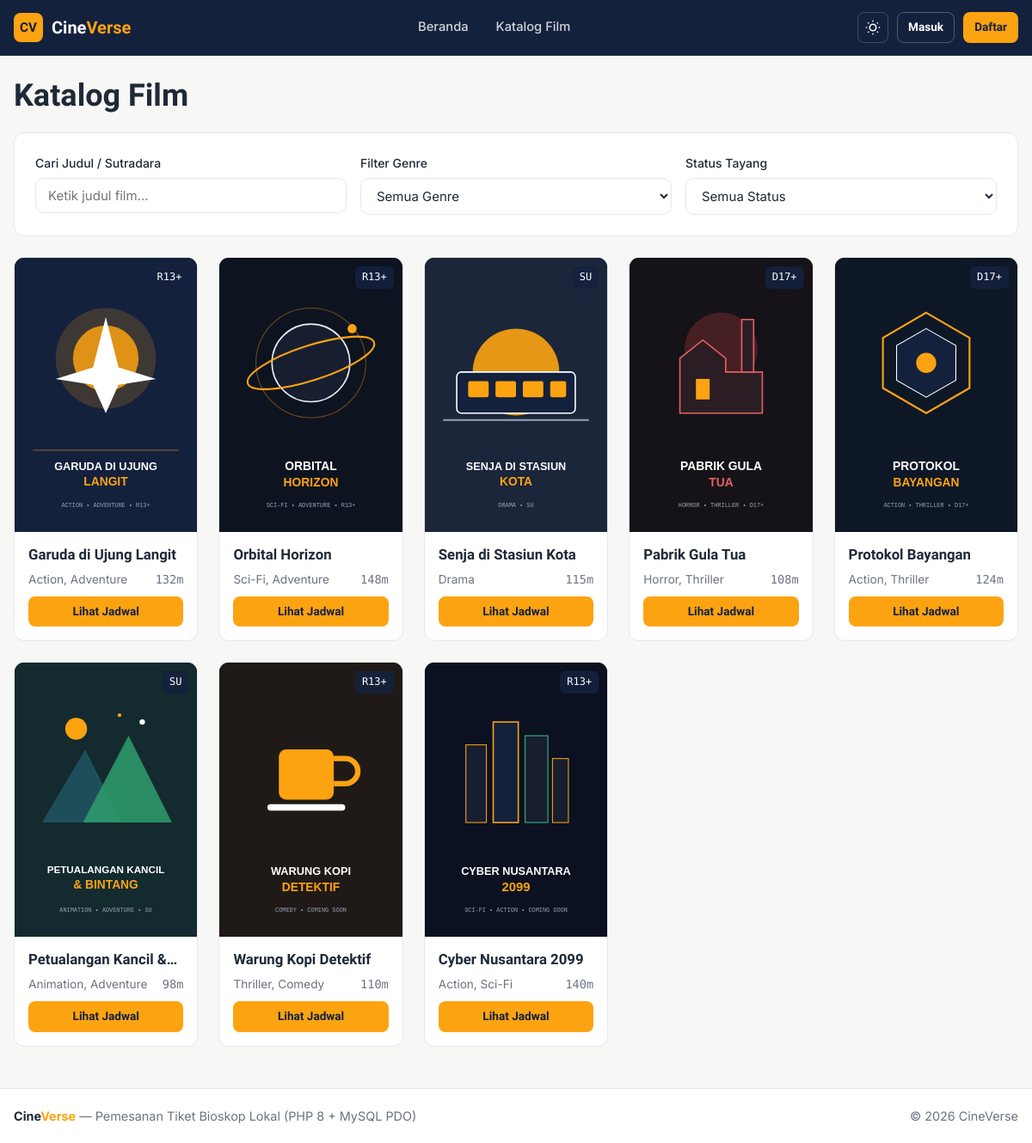
The app's page /movies.php with its own data.
### tables this page shows
CREATE TABLE movies (
    id INT AUTO_INCREMENT PRIMARY KEY,
    title VARCHAR(150) NOT NULL,
    synopsis TEXT NOT NULL,
    duration_min INT NOT NULL DEFAULT 120,
    release_date DATE DEFAULT NULL,
    age_rating ENUM('SU', 'R13+', 'D17+', 'D21+') NOT NULL DEFAULT 'R13+',
    language VARCHAR(50) NOT NULL DEFAULT 'Indonesia',
    director VARCHAR(100) DEFAULT NULL,
    cast_list VARCHAR(255) DEFAULT NULL,
    poster VARCHAR(255) DEFAULT 'poster-1.svg',
    trailer_url VARCHAR(255) DEFAULT NULL,
    status ENUM('now_showing', 'coming_soon', 'archived') NOT NULL DEFAULT 'now_showing',
    created_at DATETIME NOT NULL DEFAULT CURRENT_TIMESTAMP
);

### includes/functions.php (called while the page is built, shortened)
<?php
require_once __DIR__ . '/auth.php';
function e(?string $str): string
{
    return htmlspecialchars((string)$str, ENT_QUOTES, 'UTF-8');
}
function posterUrl(?string $poster): string
{
    return baseUrl('uploads/' . $poster);
}

### includes/auth.php (called while the page is built, shortened)
<?php
function baseUrl(string $path = ''): string
{
    $scriptDir = str_replace('\\', '/', dirname($_SERVER['SCRIPT_NAME']));
    $root = preg_replace('#/(public|user|operator|admin|api)$#', '', $scriptDir);
    $root = rtrim($root, '/');
    return $root . '/' . ltrim($path, '/');
}

### public/movies.php (the view, shortened to what this page needs)
<?php
require_once __DIR__ . '/../includes/layout/header.php';
$searchQuery = trim($_GET['q'] ?? '');
$sql = "
    SELECT m.*, GROUP_CONCAT(g.name SEPARATOR ', ') AS genres
    FROM movies m
    LEFT JOIN movie_genres mg ON mg.movie_id = m.id
    LEFT JOIN genres g ON g.id = mg.genre_id
    WHERE m.status != 'archived'
";
$params = [];
$sql .= " GROUP BY m.id ORDER BY m.status ASC, m.id ASC";
$stmt = $pdo->prepare($sql);
$stmt->execute($params);
$movies = $stmt->fetchAll();
?>
<div class="section-header">
    <h1>Katalog Film</h1>
</div>
<div class="card" style="margin-bottom:24px;">
    <form method="GET" class="form-row" onsubmit="return false;">
        <div class="form-group" style="margin-bottom:0;">
            <label for="liveSearch">Cari Judul / Sutradara</label>
            <input type="text" id="liveSearch" name="q" value="<?= e($searchQuery) ?>" placeholder="Ketik judul film...">
        </div>
        <div class="form-group" style="margin-bottom:0;">
            <label for="genreFilter">Filter Genre</label>
            <select id="genreFilter" name="genre">
                <option value="">Semua Genre</option>
            </select>
        </div>
        <div class="form-group" style="margin-bottom:0;">
            <label for="statusFilter">Status Tayang</label>
            <select id="statusFilter" name="status">
                <option value="">Semua Status</option>
            </select>
        </div>
    </form>
</div>
<div id="catalogGrid" class="movie-grid" data-api-url="<?= e(baseUrl('api/movies.php')) ?>">
    <?php foreach ($movies as $m): ?>
        <article class="movie-card">
            <a href="movie.php?id=<?= (int)$m['id'] ?>" class="movie-poster-wrap">
                <img src="<?= e(posterUrl($m['poster'])) ?>" alt="<?= e($m['title']) ?>" class="movie-poster">
                <span class="age-badge"><?= e($m['age_rating']) ?></span>
            </a>
            <div class="movie-body">
                <h3 class="movie-title"><a href="movie.php?id=<?= (int)$m['id'] ?>"><?= e($m['title']) ?></a></h3>
                <div class="movie-meta">
                    <span><?= e($m['genres'] ?: '-') ?></span>
                    <span class="mono"><?= (int)$m['duration_min'] ?>m</span>
                </div>
                <a href="movie.php?id=<?= (int)$m['id'] ?>" class="btn btn-primary btn-sm" style="margin-top:auto;">Lihat Jadwal</a>
            </div>
        </article>
    <?php endforeach; ?>
</div>
<?php require_once __DIR__ . '/../includes/layout/footer.php'; ?>

### assets/css/style.css (style rules this page uses)
:root, [data-theme="light"] { --bg: #F7F7F5; --surface: #FFFFFF; --surface-alt: #F1F2F6; --text: #1F2937; --text-muted: #6B7280; --primary: #14213D; --accent: #FCA311; --accent-hover: #E59009; --success: #2E9E6B; --danger: #D64545; --border: #E5E7EB; --shadow: 0 4px 16px rgba(20, 33, 61, 0.06); }
*, *::before, *::after { box-sizing: border-box; margin: 0; padding: 0; }
body { font-family: 'Inter', system-ui, -apple-system, sans-serif; font-size: 16px; line-height: 1.6; background-color: var(--bg); color: var(--text); min-height: 100dvh; display: flex; flex-direction: column; }
h1, h2, h3, h4, .brand { font-family: 'Plus Jakarta Sans', sans-serif; line-height: 1.25; text-wrap: balance; color: var(--text); }
h1 { font-size: clamp(1.75rem, 3vw, 2.5rem); font-weight: 700; }
h3 { font-size: 1.25rem; font-weight: 600; }
a { color: inherit; text-decoration: none; }
.mono, code, .seat-btn, .booking-code, .tabular { font-family: 'DM Mono', monospace; font-variant-numeric: tabular-nums; }
.btn { display: inline-flex; align-items: center; justify-content: center; gap: 8px; padding: 10px 18px; border-radius: 10px; font-family: 'Plus Jakarta Sans', sans-serif; font-size: 0.92rem; font-weight: 600; border: 1px solid transparent; cursor: pointer; transition: transform 150ms ease-out, opacity 150ms ease-out; }
.btn-sm { padding: 6px 12px; font-size: 0.85rem; border-radius: 8px; }
.btn-primary { background-color: var(--accent); color: #14213D; }
.card { background: var(--surface); border: 1px solid var(--border); border-radius: 12px; padding: 24px; }
.section-header { display: flex; align-items: center; justify-content: space-between; gap: 16px; margin-bottom: 20px; margin-top: 32px; flex-wrap: wrap; }
.section-header:first-child { margin-top: 0; }
.movie-grid { display: grid; grid-template-columns: repeat(auto-fill, minmax(210px, 1fr)); gap: 24px; }
.movie-card { background: var(--surface); border: 1px solid var(--border); border-radius: 12px; overflow: hidden; display: flex; flex-direction: column; transition: transform 200ms ease-out; }
.movie-poster-wrap { position: relative; overflow: hidden; aspect-ratio: 2 / 3; background: var(--primary); }
.movie-poster { width: 100%; height: 100%; object-fit: cover; transition: transform 200ms ease-out; }
.age-badge { position: absolute; top: 10px; right: 10px; background: rgba(20, 33, 61, 0.9); color: #FFFFFF; font-family: 'DM Mono', monospace; font-size: 0.75rem; padding: 3px 8px; border-radius: 6px; }
.movie-body { padding: 16px; display: flex; flex-direction: column; gap: 8px; flex: 1; }
.movie-title { font-size: 1.05rem; font-weight: 700; display: -webkit-box; -webkit-line-clamp: 1; -webkit-box-orient: vertical; overflow: hidden; }
.movie-meta { font-size: 0.85rem; color: var(--text-muted); display: flex; align-items: center; justify-content: space-between; gap: 8px; }
.form-group { margin-bottom: 16px; }
.form-group label { display: block; font-size: 14px; font-weight: 500; margin-bottom: 6px; color: var(--text); }
.form-control, select, textarea, input[type="text"], input[type="email"], input[type="password"], input[type="number"], input[type="date"], input[type="datetime-local"] { width: 100%; padding: 10px 14px; font-family: 'Inter', sans-serif; font-size: 15px; background: var(--surface); color: var(--text); border: 1px solid var(--border); border-radius: 10px; outline: none; }
.form-row { display: grid; grid-template-columns: repeat(auto-fit, minmax(200px, 1fr)); gap: 16px; }

### records on screen
movies: poster (picture), age_rating "R13+", title "Garuda di Ujung Langit", genres "Action, Adventure", duration_min "132"
movies: poster (picture), age_rating "R13+", title "Orbital Horizon", genres "Sci-Fi, Adventure", duration_min "148"
movies: poster (picture), age_rating "SU", title "Senja di Stasiun Kota", genres "Drama", duration_min "115"
movies: poster (picture), age_rating "D17+", title "Pabrik Gula Tua", genres "Horror, Thriller", duration_min "108"
movies: poster (picture), age_rating "D17+", title "Protokol Bayangan", genres "Action, Thriller", duration_min "124"
movies: poster (picture), age_rating "SU", title "Petualangan Kancil…", genres "Animation, Adventure", duration_min "98"
movies: poster (picture), age_rating "R13+", title "Warung Kopi Detektif", genres "Thriller, Comedy", duration_min "110"
movies: poster (picture), age_rating "R13+", title "Cyber Nusantara 2099", genres "Action, Sci-Fi", duration_min "140"
